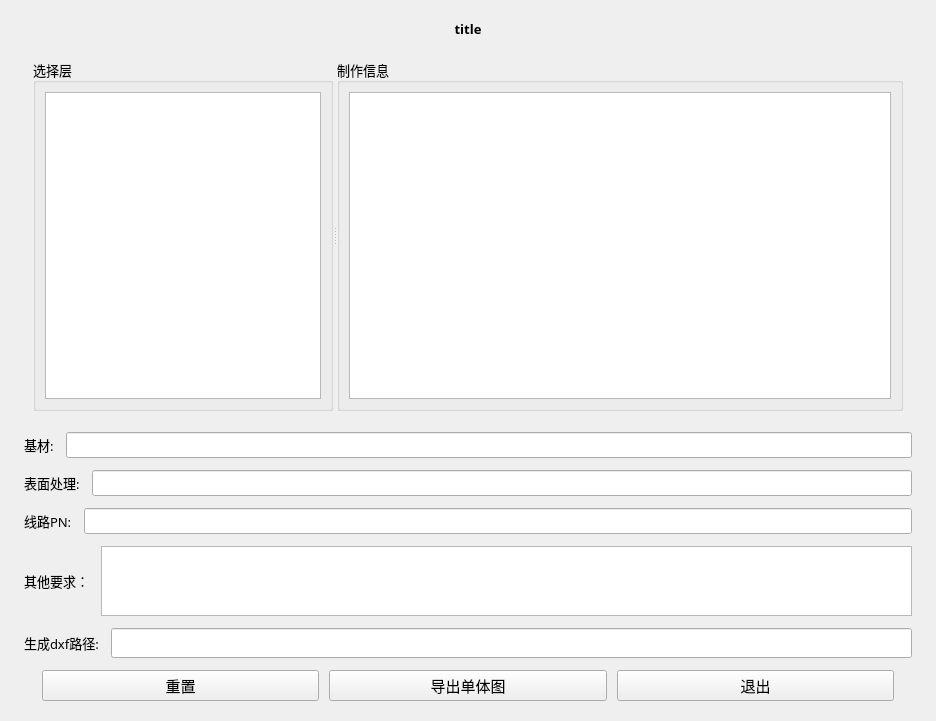
<?xml version="1.0" encoding="UTF-8"?>
<ui version="4.0">
 <class>Form</class>
 <widget class="QWidget" name="Form">
  <property name="geometry">
   <rect>
    <x>0</x>
    <y>0</y>
    <width>936</width>
    <height>721</height>
   </rect>
  </property>
  <property name="windowTitle">
   <string>单件图制作</string>
  </property>
  <layout class="QVBoxLayout" name="verticalLayout_4" stretch="1,30,1,1,1,1,1,0">
   <property name="spacing">
    <number>12</number>
   </property>
   <property name="leftMargin">
    <number>24</number>
   </property>
   <property name="topMargin">
    <number>20</number>
   </property>
   <property name="rightMargin">
    <number>24</number>
   </property>
   <property name="bottomMargin">
    <number>20</number>
   </property>
   <item>
    <widget class="QLabel" name="title">
     <property name="font">
      <font>
       <family>微软雅黑</family>
       <pointsize>10</pointsize>
       <weight>75</weight>
       <bold>true</bold>
      </font>
     </property>
     <property name="text">
      <string>title</string>
     </property>
     <property name="alignment">
      <set>Qt::AlignCenter</set>
     </property>
    </widget>
   </item>
   <item>
    <widget class="QWidget" name="widget" native="true">
     <layout class="QVBoxLayout" name="verticalLayout_3">
      <item>
       <widget class="QSplitter" name="splitter">
        <property name="orientation">
         <enum>Qt::Horizontal</enum>
        </property>
        <widget class="QGroupBox" name="groupBox">
         <property name="sizePolicy">
          <sizepolicy hsizetype="Expanding" vsizetype="Expanding">
           <horstretch>0</horstretch>
           <verstretch>0</verstretch>
          </sizepolicy>
         </property>
         <property name="maximumSize">
          <size>
           <width>300</width>
           <height>16777215</height>
          </size>
         </property>
         <property name="font">
          <font>
           <family>黑体</family>
           <pointsize>10</pointsize>
          </font>
         </property>
         <property name="title">
          <string>选择层</string>
         </property>
         <layout class="QVBoxLayout" name="verticalLayout">
          <item>
           <widget class="QListWidget" name="listWidget">
            <property name="font">
             <font>
              <family>黑体</family>
              <pointsize>10</pointsize>
             </font>
            </property>
            <property name="cursor" stdset="0">
             <cursorShape>PointingHandCursor</cursorShape>
            </property>
           </widget>
          </item>
         </layout>
        </widget>
        <widget class="QGroupBox" name="groupBox_2">
         <property name="font">
          <font>
           <family>黑体</family>
           <pointsize>10</pointsize>
          </font>
         </property>
         <property name="title">
          <string>制作信息</string>
         </property>
         <layout class="QVBoxLayout" name="verticalLayout_2">
          <item>
           <widget class="QTableWidget" name="tableWidget">
            <property name="minimumSize">
             <size>
              <width>400</width>
              <height>0</height>
             </size>
            </property>
            <property name="font">
             <font>
              <family>黑体</family>
              <pointsize>10</pointsize>
             </font>
            </property>
           </widget>
          </item>
         </layout>
        </widget>
       </widget>
      </item>
     </layout>
    </widget>
   </item>
   <item>
    <layout class="QHBoxLayout" name="horizontalLayout_4" stretch="0,1">
     <item>
      <widget class="QLabel" name="label_4">
       <property name="font">
        <font>
         <family>黑体</family>
         <pointsize>10</pointsize>
        </font>
       </property>
       <property name="text">
        <string>基材:</string>
       </property>
      </widget>
     </item>
     <item>
      <widget class="QLineEdit" name="lineEdit_material">
       <property name="font">
        <font>
         <family>黑体</family>
         <pointsize>10</pointsize>
        </font>
       </property>
      </widget>
     </item>
    </layout>
   </item>
   <item>
    <layout class="QHBoxLayout" name="horizontalLayout" stretch="0,1">
     <item>
      <widget class="QLabel" name="label_2">
       <property name="font">
        <font>
         <family>黑体</family>
         <pointsize>10</pointsize>
        </font>
       </property>
       <property name="text">
        <string>表面处理:</string>
       </property>
      </widget>
     </item>
     <item>
      <widget class="QLineEdit" name="lineEdit_surface_treatment">
       <property name="font">
        <font>
         <family>黑体</family>
         <pointsize>10</pointsize>
        </font>
       </property>
      </widget>
     </item>
    </layout>
   </item>
   <item>
    <layout class="QHBoxLayout" name="horizontalLayout_6" stretch="0,1">
     <item>
      <widget class="QLabel" name="label_6">
       <property name="font">
        <font>
         <family>黑体</family>
         <pointsize>10</pointsize>
        </font>
       </property>
       <property name="text">
        <string>线路PN:</string>
       </property>
      </widget>
     </item>
     <item>
      <widget class="QLineEdit" name="lineEdit_signal_pn">
       <property name="font">
        <font>
         <family>黑体</family>
         <pointsize>10</pointsize>
        </font>
       </property>
      </widget>
     </item>
    </layout>
   </item>
   <item>
    <layout class="QHBoxLayout" name="horizontalLayout_5">
     <item>
      <widget class="QLabel" name="label_5">
       <property name="font">
        <font>
         <family>黑体</family>
         <pointsize>10</pointsize>
        </font>
       </property>
       <property name="text">
        <string>其他要求：</string>
       </property>
      </widget>
     </item>
     <item>
      <widget class="QTextEdit" name="textEdit_other_require">
       <property name="font">
        <font>
         <family>黑体</family>
         <pointsize>10</pointsize>
        </font>
       </property>
      </widget>
     </item>
    </layout>
   </item>
   <item>
    <layout class="QHBoxLayout" name="horizontalLayout_3">
     <item>
      <widget class="QLabel" name="label_3">
       <property name="font">
        <font>
         <family>黑体</family>
         <pointsize>10</pointsize>
        </font>
       </property>
       <property name="text">
        <string>生成dxf路径:</string>
       </property>
      </widget>
     </item>
     <item>
      <widget class="QLineEdit" name="path_input">
       <property name="font">
        <font>
         <family>黑体</family>
         <pointsize>11</pointsize>
        </font>
       </property>
      </widget>
     </item>
    </layout>
   </item>
   <item>
    <layout class="QHBoxLayout" name="horizontalLayout_2">
     <property name="spacing">
      <number>10</number>
     </property>
     <property name="leftMargin">
      <number>18</number>
     </property>
     <property name="rightMargin">
      <number>18</number>
     </property>
     <item>
      <widget class="QPushButton" name="pushButton_3">
       <property name="sizePolicy">
        <sizepolicy hsizetype="Minimum" vsizetype="Expanding">
         <horstretch>0</horstretch>
         <verstretch>0</verstretch>
        </sizepolicy>
       </property>
       <property name="minimumSize">
        <size>
         <width>0</width>
         <height>24</height>
        </size>
       </property>
       <property name="font">
        <font>
         <family>黑体</family>
         <pointsize>11</pointsize>
        </font>
       </property>
       <property name="cursor">
        <cursorShape>PointingHandCursor</cursorShape>
       </property>
       <property name="text">
        <string>重置</string>
       </property>
      </widget>
     </item>
     <item>
      <widget class="QPushButton" name="pushButton">
       <property name="sizePolicy">
        <sizepolicy hsizetype="Minimum" vsizetype="Expanding">
         <horstretch>0</horstretch>
         <verstretch>0</verstretch>
        </sizepolicy>
       </property>
       <property name="minimumSize">
        <size>
         <width>0</width>
         <height>24</height>
        </size>
       </property>
       <property name="font">
        <font>
         <family>黑体</family>
         <pointsize>11</pointsize>
        </font>
       </property>
       <property name="cursor">
        <cursorShape>PointingHandCursor</cursorShape>
       </property>
       <property name="text">
        <string>导出单体图</string>
       </property>
      </widget>
     </item>
     <item>
      <widget class="QPushButton" name="pushButton_2">
       <property name="sizePolicy">
        <sizepolicy hsizetype="Minimum" vsizetype="Expanding">
         <horstretch>0</horstretch>
         <verstretch>0</verstretch>
        </sizepolicy>
       </property>
       <property name="minimumSize">
        <size>
         <width>0</width>
         <height>24</height>
        </size>
       </property>
       <property name="font">
        <font>
         <family>黑体</family>
         <pointsize>11</pointsize>
        </font>
       </property>
       <property name="cursor">
        <cursorShape>PointingHandCursor</cursorShape>
       </property>
       <property name="text">
        <string>退出</string>
       </property>
      </widget>
     </item>
    </layout>
   </item>
  </layout>
 </widget>
 <resources/>
 <connections/>
</ui>
